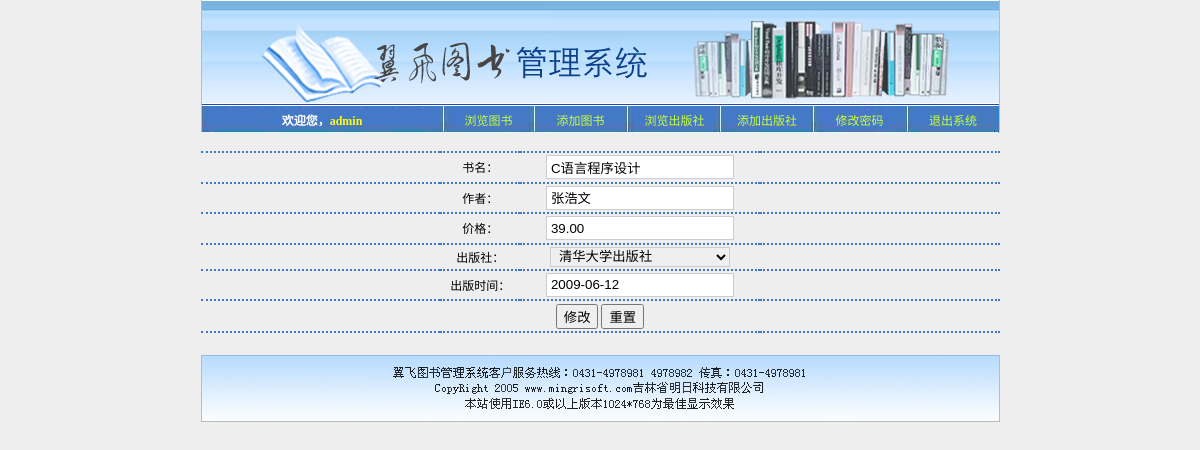
The page /updateBook.php?id=1 (signed in) on the database its author committed.
### tables this page shows
CREATE TABLE IF NOT EXISTS `books` (
  `id` int(4) NOT NULL,
  `title` varchar(20) NOT NULL,
  `author` varchar(20) NOT NULL,
  `price` decimal(5,2) NOT NULL,
  `publisherId` int(11) NOT NULL,
  `publishDate` date DEFAULT NULL
);

### updateBook.php (the view, shortened to what this page needs)
<?php
$servername = "localhost";
$username = "root";
$password = "root";
$dbname = "mybook";
$conn = new mysqli($servername, $username, $password, $dbname);
$book_id = intval($_GET['id']);
$sql = "SELECT * FROM books WHERE id = $book_id";
$result = $conn->query($sql);
$book = $result->fetch_assoc();
$publisherSql = "SELECT publisherId, publisherName FROM publisher";
$publisherResult = $conn->query($publisherSql);
?>
<!DOCTYPE HTML PUBLIC "-//W3C//DTD HTML 4.01 Transitional//EN" "http://www.w3.org/TR/html4/loose.dtd">
<html>
<head>
    <link rel="stylesheet" type="text/css" href="mystyle.css">
    <link rel="stylesheet" href="https://code.jquery.com/ui/1.12.1/themes/base/jquery-ui.css">
</head>
<body>
    <center>
        <?php include("top.php"); ?>
        <table width="799" border="0" cellpadding="0" cellspacing="0">
            <tr>
                <td align="center" valign="middle">
                    <form name="form1" method="post" action="updateBook_ok.php">
                        <table width="100%" height="200" border="0" cellpadding="0" cellspacing="0">
                            <tr>
                                <td width="30%" class="c_td">&nbsp;</td>
                                <td width="10%" class="c_td">&nbsp;</td>
                                <td width="30%" class="c_td">&nbsp;</td>
                                <td width="30%" class="c_td">&nbsp;</td>
                            </tr>
                            <tr>
                                <td class="c_td">&nbsp;</td>
                                <td align="right" valign="middle" class="c_td">书名：</td>
                                <td valign="middle" class="c_td"><input type="text" name="title" class="text" value="<?php echo htmlspecialchars($book['title']); ?>"></td>
                                <td class="c_td">&nbsp;</td>
                            </tr>
                            <tr>
                                <td class="c_td">&nbsp;</td>
                                <td align="right" valign="middle" class="c_td">作者：</td>
                                <td valign="middle" class="c_td"><input type="text" name="author" class="text" value="<?php echo htmlspecialchars($book['author']); ?>"></td>
                                <td class="c_td">&nbsp;</td>
                            </tr>
                            <tr>
                                <td class="c_td">&nbsp;</td>
                                <td align="right" valign="middle" class="c_td">价格：</td>
                                <td valign="middle" class="c_td"><input type="text" name="price" class="text" value="<?php echo htmlspecialchars($book['price']); ?>"></td>
                                <td class="c_td">&nbsp;</td>
                            </tr>
                            <tr>
                                <td class="c_td">&nbsp;</td>
                                <td align="right" valign="middle" class="c_td">出版社：</td>
                                <td valign="middle" class="c_td">
                                    <select name="publisher" class="text">
                                        <?php
                                        while ($row = $publisherResult->fetch_assoc()) {
                                            $selected = ($row['publisherId'] == $book['publisherId']) ? 'selected' : '';
                                            echo "<option value='{$row['publisherId']}' $selected>{$row['publisherName']}</option>";
                                        }
                                        ?>
                                    </select>
                                </td>
                                <td class="c_td">&nbsp;</td>
                            </tr>
                            <tr>
                                <td class="c_td">&nbsp;</td>
                                <td align="right" valign="middle" class="c_td">出版时间：</td>
                                <td align="left" valign="middle" class="c_td">
                                    <input type="text" name="publishDate" id="publishDate" class="text" value="<?php echo htmlspecialchars($book['publishDate']); ?>"></td>
                                <td class="c_td">&nbsp;</td>
                            </tr>
                            <tr align="center" valign="middle">
                                <td class="c_td">&nbsp;</td>
                                <td colspan="2" class="c_td">
                                    <input type="submit" name="Submit" value="修改">
                                    <input type="reset" name="reset" value="重置"></td>
                                <td class="c_td">&nbsp;</td>
                            </tr>
                        </table>
                    </form>
                </td>
            </tr>
        </table>
        <table width="797" height="22" border="0" cellpadding="0" cellspacing="0" background="images/link_1.JPG">
        </table>
    </center>
</body>
</html>

### mystyle.css (style rules this page uses)
body,td,th { font-size: 12px; text-align: center; }
body { margin-left: 0px; margin-top: 0px; margin-right: 0px; margin-bottom: 0px; background-color: #eee; }
.c_td { border-bottom-width: 2px; border-bottom-style: dotted; border-bottom-color: #4279C6; }
.text { width:180px; border:1px solid #CCC; height:20px; padding-left:4px; }

### rows shown on the page
books: title "C语言程序设计", author "张浩文", price "39.00", publishDate "2009-06-12"

### other values the page prints
$username "admin"
form field publisher "清华大学出版社"
